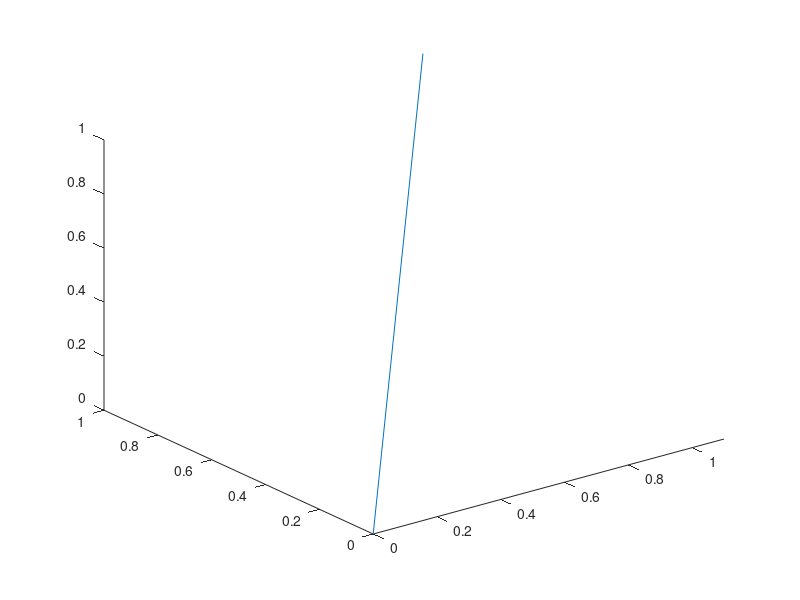

Recreate this plot in MATLAB. (Note: this script raises an error after producing the figure.)
%=============================================================================
% Copyright (c) 2016-present Allan CORNET (Nelson)
%=============================================================================
% This file is part of Nelson.
%=============================================================================
% LICENCE_BLOCK_BEGIN
% SPDX-License-Identifier: LGPL-3.0-or-later
% LICENCE_BLOCK_END
%=============================================================================
% <--ADV-CLI MODE-->
%=============================================================================
plot3([0,1], [0,1], [0,1]);
xlim ([0, 1.1]);
ax = gca();
R = ax.XLim;
REF = [0, 1.1];
assert_isapprox(R, REF);
assert_isequal(xlim('mode'), 'manual');
assert_isequal(xlim(ax, 'mode'), 'manual');
%=============================================================================
